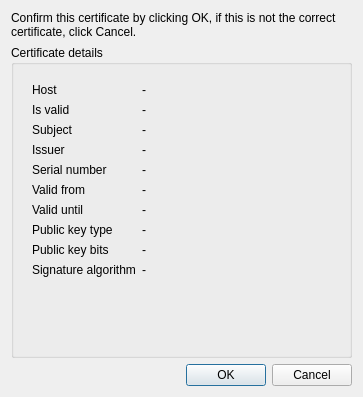
<?xml version="1.0" encoding="UTF-8"?>
<ui version="4.0">
 <class>CertificateInfoDialog</class>
 <widget class="QDialog" name="CertificateInfoDialog">
  <property name="geometry">
   <rect>
    <x>0</x>
    <y>0</y>
    <width>363</width>
    <height>397</height>
   </rect>
  </property>
  <property name="windowTitle">
   <string>Confirm certificate</string>
  </property>
  <property name="windowIcon">
   <iconset theme="kommit"/>
  </property>
  <layout class="QVBoxLayout" name="verticalLayout_2">
   <item>
    <widget class="QLabel" name="label_21">
     <property name="text">
      <string>Confirm this certificate by clicking OK, if this is not the correct certificate, click Cancel.</string>
     </property>
     <property name="wordWrap">
      <bool>true</bool>
     </property>
    </widget>
   </item>
   <item>
    <widget class="QGroupBox" name="groupBox">
     <property name="title">
      <string>Certificate details</string>
     </property>
     <layout class="QVBoxLayout" name="verticalLayout">
      <item>
       <widget class="QStackedWidget" name="stackedWidget">
        <widget class="QWidget" name="page">
         <layout class="QFormLayout" name="formLayout">
          <item row="0" column="0">
           <widget class="QLabel" name="label_9">
            <property name="text">
             <string>Host</string>
            </property>
           </widget>
          </item>
          <item row="0" column="1">
           <widget class="QLabel" name="labelHost">
            <property name="text">
             <string>-</string>
            </property>
            <property name="wordWrap">
             <bool>true</bool>
            </property>
            <property name="textInteractionFlags">
             <set>Qt::TextInteractionFlag::LinksAccessibleByMouse|Qt::TextInteractionFlag::TextSelectableByMouse</set>
            </property>
           </widget>
          </item>
          <item row="1" column="0">
           <widget class="QLabel" name="label_8">
            <property name="text">
             <string>Is valid</string>
            </property>
           </widget>
          </item>
          <item row="1" column="1">
           <widget class="QLabel" name="labelIsValid">
            <property name="text">
             <string>-</string>
            </property>
            <property name="wordWrap">
             <bool>true</bool>
            </property>
            <property name="textInteractionFlags">
             <set>Qt::TextInteractionFlag::LinksAccessibleByMouse|Qt::TextInteractionFlag::TextSelectableByMouse</set>
            </property>
           </widget>
          </item>
          <item row="2" column="0">
           <widget class="QLabel" name="label">
            <property name="text">
             <string>Subject</string>
            </property>
           </widget>
          </item>
          <item row="2" column="1">
           <widget class="QLabel" name="labelSubject">
            <property name="text">
             <string>-</string>
            </property>
            <property name="wordWrap">
             <bool>true</bool>
            </property>
            <property name="textInteractionFlags">
             <set>Qt::TextInteractionFlag::LinksAccessibleByMouse|Qt::TextInteractionFlag::TextSelectableByMouse</set>
            </property>
           </widget>
          </item>
          <item row="3" column="0">
           <widget class="QLabel" name="label_2">
            <property name="text">
             <string>Issuer</string>
            </property>
           </widget>
          </item>
          <item row="3" column="1">
           <widget class="QLabel" name="labelIssuer">
            <property name="text">
             <string>-</string>
            </property>
            <property name="wordWrap">
             <bool>true</bool>
            </property>
            <property name="textInteractionFlags">
             <set>Qt::TextInteractionFlag::LinksAccessibleByMouse|Qt::TextInteractionFlag::TextSelectableByMouse</set>
            </property>
           </widget>
          </item>
          <item row="4" column="0">
           <widget class="QLabel" name="label_3">
            <property name="text">
             <string>Serial number</string>
            </property>
           </widget>
          </item>
          <item row="4" column="1">
           <widget class="QLabel" name="labelSerialNumber">
            <property name="text">
             <string>-</string>
            </property>
            <property name="wordWrap">
             <bool>true</bool>
            </property>
            <property name="textInteractionFlags">
             <set>Qt::TextInteractionFlag::LinksAccessibleByMouse|Qt::TextInteractionFlag::TextSelectableByMouse</set>
            </property>
           </widget>
          </item>
          <item row="5" column="0">
           <widget class="QLabel" name="label_4">
            <property name="text">
             <string>Valid from</string>
            </property>
           </widget>
          </item>
          <item row="5" column="1">
           <widget class="QLabel" name="labelValidFrom">
            <property name="text">
             <string>-</string>
            </property>
            <property name="wordWrap">
             <bool>true</bool>
            </property>
            <property name="textInteractionFlags">
             <set>Qt::TextInteractionFlag::LinksAccessibleByMouse|Qt::TextInteractionFlag::TextSelectableByMouse</set>
            </property>
           </widget>
          </item>
          <item row="6" column="0">
           <widget class="QLabel" name="label_5">
            <property name="text">
             <string>Valid until</string>
            </property>
           </widget>
          </item>
          <item row="6" column="1">
           <widget class="QLabel" name="labelValidUntil">
            <property name="text">
             <string>-</string>
            </property>
            <property name="wordWrap">
             <bool>true</bool>
            </property>
            <property name="textInteractionFlags">
             <set>Qt::TextInteractionFlag::LinksAccessibleByMouse|Qt::TextInteractionFlag::TextSelectableByMouse</set>
            </property>
           </widget>
          </item>
          <item row="7" column="0">
           <widget class="QLabel" name="label_6">
            <property name="text">
             <string>Public key type</string>
            </property>
           </widget>
          </item>
          <item row="7" column="1">
           <widget class="QLabel" name="labelPublicKeyType">
            <property name="text">
             <string>-</string>
            </property>
            <property name="wordWrap">
             <bool>true</bool>
            </property>
            <property name="textInteractionFlags">
             <set>Qt::TextInteractionFlag::LinksAccessibleByMouse|Qt::TextInteractionFlag::TextSelectableByMouse</set>
            </property>
           </widget>
          </item>
          <item row="8" column="0">
           <widget class="QLabel" name="label_7">
            <property name="text">
             <string>Public key bits</string>
            </property>
           </widget>
          </item>
          <item row="8" column="1">
           <widget class="QLabel" name="labelPublicKeyBits">
            <property name="text">
             <string>-</string>
            </property>
            <property name="wordWrap">
             <bool>true</bool>
            </property>
            <property name="textInteractionFlags">
             <set>Qt::TextInteractionFlag::LinksAccessibleByMouse|Qt::TextInteractionFlag::TextSelectableByMouse</set>
            </property>
           </widget>
          </item>
          <item row="9" column="0">
           <widget class="QLabel" name="label_10">
            <property name="text">
             <string>Signature algorithm</string>
            </property>
           </widget>
          </item>
          <item row="9" column="1">
           <widget class="QLabel" name="labelSignatureAlgorithm">
            <property name="text">
             <string>-</string>
            </property>
            <property name="wordWrap">
             <bool>true</bool>
            </property>
            <property name="textInteractionFlags">
             <set>Qt::TextInteractionFlag::LinksAccessibleByMouse|Qt::TextInteractionFlag::TextSelectableByMouse</set>
            </property>
           </widget>
          </item>
         </layout>
        </widget>
        <widget class="QWidget" name="page_2"/>
       </widget>
      </item>
     </layout>
    </widget>
   </item>
   <item>
    <widget class="QDialogButtonBox" name="buttonBox">
     <property name="orientation">
      <enum>Qt::Orientation::Horizontal</enum>
     </property>
     <property name="standardButtons">
      <set>QDialogButtonBox::StandardButton::Cancel|QDialogButtonBox::StandardButton::Ok</set>
     </property>
    </widget>
   </item>
  </layout>
 </widget>
 <resources/>
 <connections>
  <connection>
   <sender>buttonBox</sender>
   <signal>accepted()</signal>
   <receiver>CertificateInfoDialog</receiver>
   <slot>accept()</slot>
   <hints>
    <hint type="sourcelabel">
     <x>257</x>
     <y>538</y>
    </hint>
    <hint type="destinationlabel">
     <x>157</x>
     <y>274</y>
    </hint>
   </hints>
  </connection>
  <connection>
   <sender>buttonBox</sender>
   <signal>rejected()</signal>
   <receiver>CertificateInfoDialog</receiver>
   <slot>reject()</slot>
   <hints>
    <hint type="sourcelabel">
     <x>325</x>
     <y>538</y>
    </hint>
    <hint type="destinationlabel">
     <x>286</x>
     <y>274</y>
    </hint>
   </hints>
  </connection>
 </connections>
</ui>
